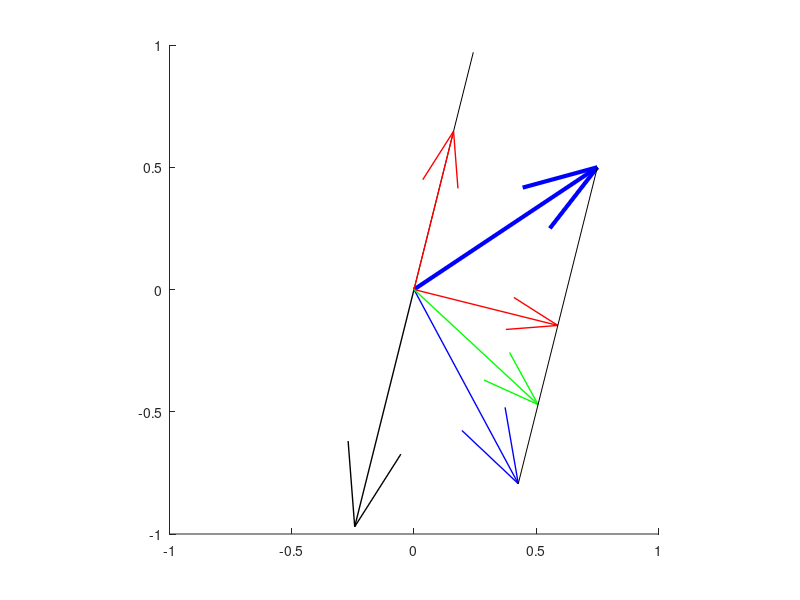

Write MATLAB code to recreate this figure.
% Given a vector, compare the projection onto the normal of another
% vector vs. the reflection.  Note that the projection is 1/2 the
% reflection.
%
% Kurt Motekew
% 2019/02/26
%


close all;
clear;

  % Vector to base projection and refelction off of
v = [-.5 -2]';
v = v/norm(v);

  % Vector to project and reflect
x = 0.25*[3 2]';

  % Projection and reflection
P = v*v'/(v'*v);
Pn = eye(2) - v*v'/(v'*v);
F = eye(2) - 2*v*v'/(v'*v);
Po = eye(2) - 1.5*v*v'/(v'*v);

xp = P*x;
xpn = Pn*x;
xf = F*x;
xo = Po*x;

figure; hold on;
  % Reference axis
quiver(0, 0, v(1), v(2), 'color', [0 0 0], 'linewidth', 1,...
       'AutoScale','off');
%quiver(0, 0, -v(1), -v(2), 'color', [0 0 0], 'linewidth', 1,...
%       'AutoScale','off');
plot([0 -v(1)], [0 -v(2)], '-k')
  % Original vector
quiver(0, 0, x(1), x(2), 'color', [0 0 1], 'linewidth', 3,...
       'AutoScale','off');
  % Projection
quiver(0, 0, xp(1), xp(2), 'color', [1 0 0], 'linewidth', 1,...
       'AutoScale','off');
  % Projection onto normal
quiver(0, 0, xpn(1), xpn(2), 'color', [1 0 0], 'linewidth', 1,...
       'AutoScale','off');
  % Reflection
quiver(0, 0, xf(1), xf(2), 'color', [0 0 1], 'linewidth', 1,...
       'AutoScale','off');
  % Oblique projection
quiver(0, 0, xo(1), xo(2), 'color', [0 1 0], 'linewidth', 1,...
       'AutoScale','off');

  % Line from vector to reflection touches tip of projection onto
  % normal and oblique projection
plot([x(1) xf(1)], [x(2) xf(2)], '-k')

xlim([-1 1]);
ylim([-1 1]);
axis equal;
